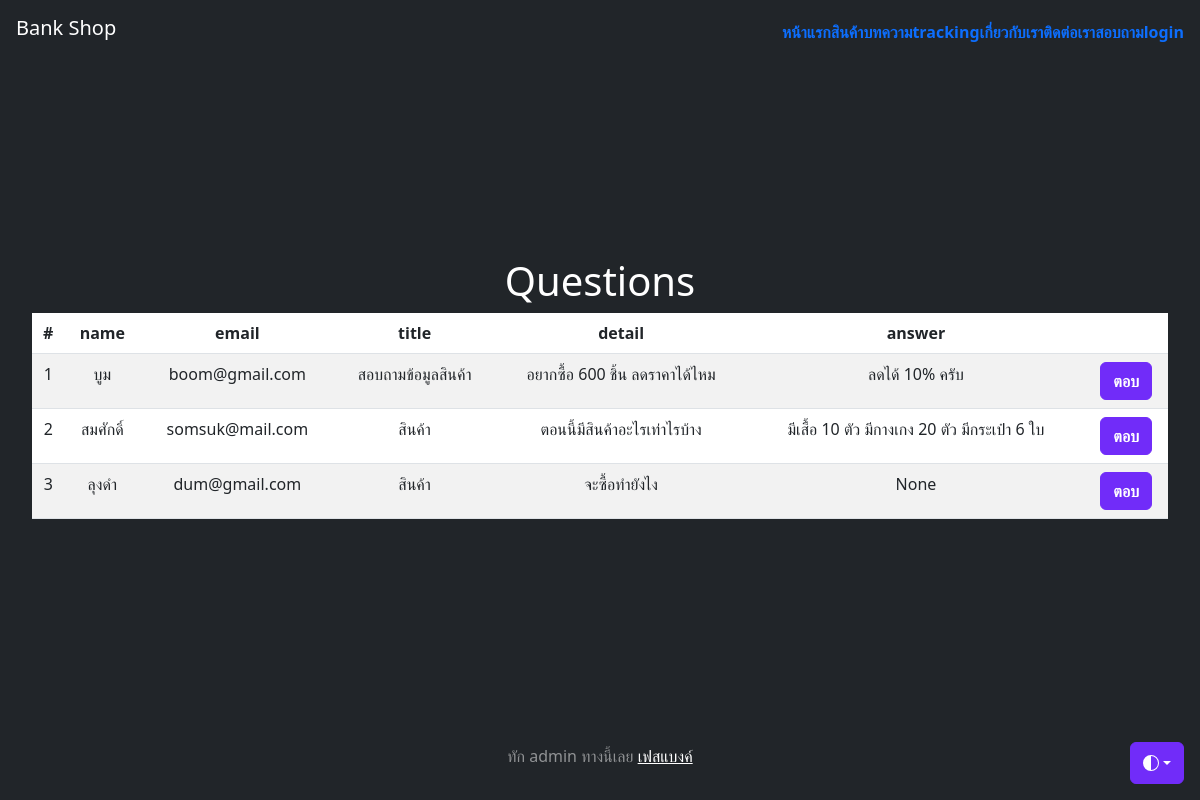
Screenshot of /questions (signed in) with the database file from the repository.
### myapp/models.py (models this page shows, shortened)
class AskQA(models.Model):
    name = models.CharField(max_length=100, verbose_name='ชื่อ')
    email = models.CharField(max_length=100,null=True,blank=True,verbose_name='อีเมล')
    title = models.CharField(max_length=100,null=True,blank=True,verbose_name='หัวข้อ')
    detail = models.TextField(null=True,blank=True,verbose_name='รายละเอียด')
    answer = models.TextField(null=True,blank=True,verbose_name='ตอบคำถาม')

### myapp/views.py (the view)
# urls.py: path('questions', Questions, name='questions'),
@login_required
def Questions(request):
    questions = AskQA.objects.all()
    context = {'questions':questions}
    return render(request, 'myapp/questions.html', context)

### myapp/templates/myapp/questions.html (shortened to what this page needs)
{% extends 'myapp/base.html' %}
{% block content %}
<h1>Questions</h1>
<table class="table table-striped">
    <thead>
      <tr>
            <th scope="col">#</th>
            <th scope="col">name</th>
            <th scope="col">email</th>
            <th scope="col">title</th>
            <th scope="col">detail</th>
            <th scope="col">answer</th>
            <th scope="col"></th>
      </tr>
    </thead>
    <tbody>
    {% for q in questions %}
        <tr>
            <td scope="row">{{ forloop.counter }}</td>
            <td>{{ q.name }}</td>
            <td>{{ q.email }}</td>
            <td>{{ q.title }}</td>
            <td>{{ q.detail }}</td>
            <td>{{ q.answer }}</td>
            <td><a href="{% url 'answer' q.id %}" class="btn btn-bd-primary">ตอบ</a></td>
        </tr>
    {% endfor %}
    </tbody>
</table>
{% endblock content %}

### myapp/templates/myapp/base.html (style rules this page uses)
.btn-bd-primary { --bd-violet-bg: #712cf9; --bd-violet-rgb: 112.520718, 44.062154, 249.437846; --bs-btn-font-weight: 600; --bs-btn-color: var(--bs-white); --bs-btn-bg: var(--bd-violet-bg); --bs-btn-border-color: var(--bd-violet-bg); --bs-btn-hover-color: var(--bs-white); --bs-btn-hover-bg: #6528e0; --bs-btn-hover-border-color: #6528e0; --bs-btn-focus-shadow-rgb: var(--bd-violet-rgb); --bs-btn-active-color: var(--bs-btn-hover-color); --bs-btn-active-bg: #5a23c8; --bs-btn-active-border-color: #5a23c8; }

### rows the page displays
AskQA: name "บูม", email "boom@gmail.com", title "สอบถามข้อมูลสินค้า", detail "อยากซื้อ 600 ชิ้น ลดราคาได้ไหม", answer "ลดได้ 10% ครับ"
AskQA: name "สมศักดิ์", email "somsuk@mail.com", title "สินค้า", detail "ตอนนี้มีสินค้าอะไรเท่าไรบ้าง", answer "มีเสื้อ 10 ตัว มีกางเกง 20 ตัว มีกระเป๋า 6 ใบ"
AskQA: name "ลุงดำ", email "dum@gmail.com", title "สินค้า", detail "จะซื้อทำยังไง", answer "None"
